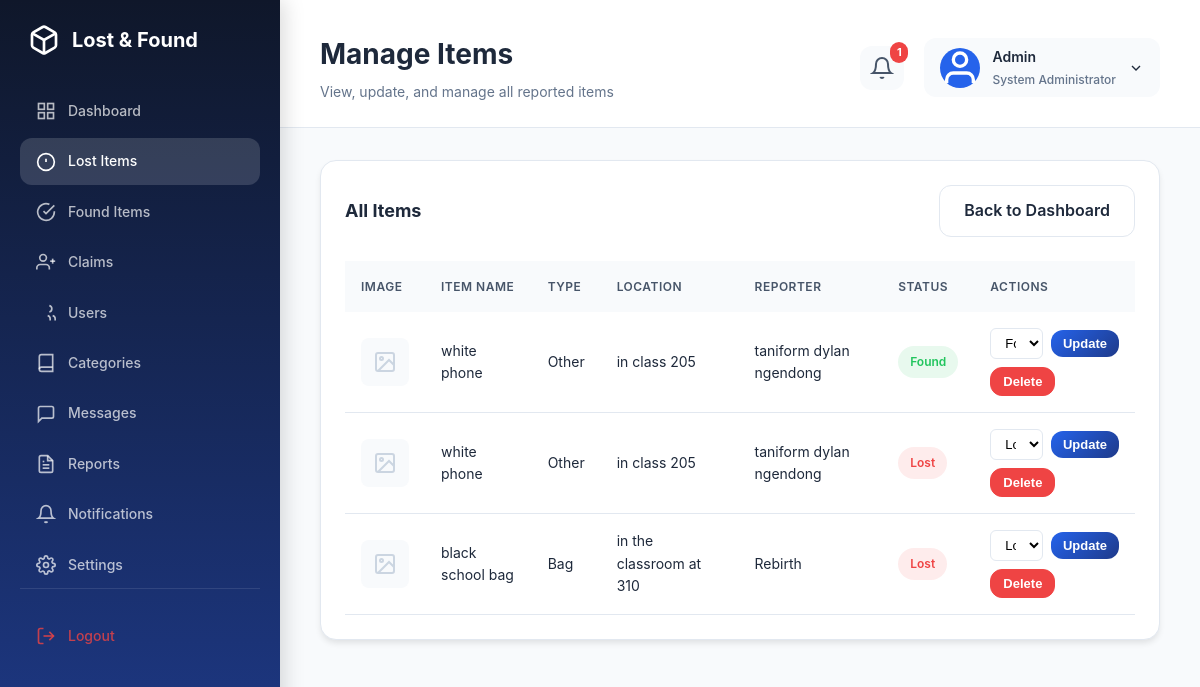
The page /admin/items (signed in) on the database its author committed.
### tables this page shows
CREATE TABLE items (
        id INTEGER PRIMARY KEY AUTOINCREMENT,
        type TEXT NOT NULL,
        name TEXT NOT NULL,
        location TEXT NOT NULL,
        date TEXT NOT NULL,
        reporter TEXT,
        email TEXT,
        status TEXT NOT NULL,
        notes TEXT,
        created_at TEXT NOT NULL DEFAULT CURRENT_TIMESTAMP
    , user_id INTEGER, image TEXT);

### app.py (the view)
@app.route('/admin/items')
@admin_required
def admin_items():
    conn = get_db_connection()
    items = conn.execute('SELECT * FROM items ORDER BY created_at DESC').fetchall()
    conn.close()
    return render_template('admin/items.html', items=items)

### app.py (called while the page is built, shortened)
@app.context_processor
def inject_unread_messages():
    unread_messages = 0
    if 'user_id' in session:
        conn = get_db_connection()
        if session.get('role') == 'Admin':
            unread_messages = conn.execute('''
                SELECT COUNT(*) as count FROM messages
                WHERE receiver_id = ? AND is_read = 0
            ''', (session['user_id'],)).fetchone()['count']
        conn.close()
    return dict(unread_messages=unread_messages)

def get_db_connection():
    conn = sqlite3.connect('database/lostfound.db')
    conn.row_factory = sqlite3.Row
    return conn

def admin_required(f):
    @wraps(f)
    def decorated_function(*args, **kwargs):
        if 'user_id' not in session:
            return redirect(url_for('login'))
        if session.get('role') != 'Admin':
            flash('Access denied. Admin only.', 'error')
            return redirect(url_for('index'))
        return f(*args, **kwargs)
    return decorated_function

### templates/admin/items.html (shortened to what this page needs)
{% extends "admin/base.html" %}
{% block page_title %}Manage Items{% endblock %}
{% block welcome_message %}View, update, and manage all reported items{% endblock %}
{% block content %}
<div class="dashboard-panel">
    <div class="panel-header">
        <div class="panel-title">All Items</div>
        <a href="{{ url_for('admin_dashboard') }}" class="btn-secondary">Back to Dashboard</a>
    </div>
    {% if not items %}
        <p class="no-data">No items reported yet. Items will appear here once users start reporting them.</p>
    {% else %}
        <table class="items-table">
            <thead>
                <tr>
                    <th>Image</th>
                    <th>Item Name</th>
                    <th>Type</th>
                    <th>Location</th>
                    <th>Reporter</th>
                    <th>Status</th>
                    <th>Actions</th>
                </tr>
            </thead>
            <tbody>
                {% for item in items %}
                <tr>
                    <td class="item-image-cell">
                        {% if item.image %}
                            <div class="item-image">
                                <img src="{{ url_for('uploaded_file', filename=item.image) }}" alt="{{ item.name }}" style="width: 100%; height: 100%; object-fit: cover; border-radius: 4px;">
                            </div>
                        {% else %}
                            <div class="item-image">
                                <svg width="24" height="24" viewBox="0 0 24 24" fill="none" stroke="currentColor" stroke-width="2">
                                    <rect x="3" y="3" width="18" height="18" rx="2" ry="2"/>
                                    <circle cx="8.5" cy="8.5" r="1.5"/>
                                    <polyline points="21 15 16 10 5 21"/>
                                </svg>
                            </div>
                        {% endif %}
                    </td>
                    <td>{{ item.name }}</td>
                    <td>{{ item.type }}</td>
                    <td>{{ item.location }}</td>
                    <td>{{ item.reporter }}</td>
                    <td>
                        <span class="status-badge {{ 'status-lost' if item.status == 'Lost' else ('status-found' if item.status == 'Found' else ('status-pending' if item.status == 'Pending' else 'status-claimed')) }}">
                            {{ item.status }}
                        </span>
                    </td>
                    <td>
                        <form method="POST" action="{{ url_for('admin_item_update', item_id=item.id) }}" style="display: flex; gap: 8px; align-items: center;">
                            <select name="status" style="padding: 6px 10px; border-radius: 6px; border: 1px solid #E2E8F0; font-size: 13px;">
                                <option value="Lost" {{ 'selected' if item.status == 'Lost' }}>Lost</option>
                                <option value="Found" {{ 'selected' if item.status == 'Found' }}>Found</option>
                            </select>
                            <button type="submit" class="btn-primary" style="padding: 6px 12px; font-size: 13px;">Update</button>
                        </form>
                        <form method="POST" action="{{ url_for('admin_item_delete', item_id=item.id) }}" onsubmit="return confirm('Are you sure you want to delete this item?');" style="margin-top: 8px;">
                            <button type="submit" class="btn-secondary" style="padding: 6px 12px; font-size: 13px; background: #EF4444; color: white; border-color: #EF4444;">Delete</button>
                        </form>
                    </td>
                </tr>
                {% endfor %}
            </tbody>
        </table>
    {% endif %}
</div>
{% endblock %}

### static/css/style.css (style rules this page uses)
* { margin:0; padding:0; box-sizing:border-box; }
:root { --primary:#2563eb; --primary-deep:#1d4ed8; --primary-light:#3b82f6; --secondary:#10b981; --secondary-deep:#059669; --accent:#f59e0b; --danger:#ef4444; --navy:#111827; --surface:#ffffff; --surface-soft:#f8fbff; --surface-alt:#f1f5f9; --border:#e2e8f0; --border-light:#dbeafe; --text-primary:#1e293b; --text-secondary:#64748b; --text-muted:#94a3b8; --shadow-sm:0 1px 2px rgba(0,0,0,0.05); --shadow-md:0 4px 6px rgba(0,0,0,0.07); --shadow-lg:0 10px 15px rgba(0,0,0,0.1); --shadow-xl:0 20px 25px rgba(0,0,0,0.15); --radius-sm:8px; --radius-md:12px; --radius-lg:16px; --radius-xl:20px; }
body { font-family: 'Segoe UI', -apple-system, BlinkMacSystemFont, Arial, sans-serif; background: radial-gradient(circle at top, rgba(148,163,184,0.12), transparent 25%), linear-gradient(135deg, #f8fbff 0%, #edf4ff 45%, #fdfefe 100%); color:var(--text-primary); line-height:1.6; min-height:100vh; }
.primary-btn, .secondary-btn, .btn-primary, .btn-secondary { display:inline-flex; align-items:center; justify-content:center; border-radius:var(--radius-md); font-weight:600; transition:transform 0.2s ease, box-shadow 0.2s ease; text-decoration:none; padding:12px 24px; }
input, select, textarea { width:100%; border:1px solid var(--border); border-radius:var(--radius-md); padding:12px 16px; font-size:15px; background:var(--surface); transition:border-color 0.3s ease, box-shadow 0.3s ease; }
.btn-primary, .btn-secondary { display:inline-block; border-radius:var(--radius-md); padding:12px 24px; text-decoration:none; font-weight:600; transition:all 0.3s ease; }
.btn-primary { background:var(--primary); color:#fff; border:1px solid var(--primary); }
.btn-secondary { background:var(--surface-soft); color:var(--primary-deep); border:1px solid var(--border-light); }

### static/css/admin.css (style rules this page uses)
* { margin: 0; padding: 0; box-sizing: border-box; }
:root { --primary: #2563EB; --primary-dark: #1E3A8A; --success: #22C55E; --warning: #F59E0B; --danger: #EF4444; --purple: #8B5CF6; --cyan: #06B6D4; --gray-900: #1E293B; --gray-800: #334155; --gray-700: #475569; --gray-600: #64748B; --gray-500: #94A3B8; --gray-400: #CBD5E1; --gray-300: #E2E8F0; --gray-200: #F1F5F9; --gray-100: #F8FAFC; --white: #ffffff; --shadow-sm: 0 1px 2px rgba(0, 0, 0, 0.05); --shadow: 0 4px 6px -1px rgba(0, 0, 0, 0.1); --shadow-lg: 0 10px 15px -3px rgba(0, 0, 0, 0.1); --shadow-xl: 0 20px 25px -5px rgba(0, 0, 0, 0.1); --radius-sm: 8px; --radius: 12px; --radius-lg: 16px; --sidebar-gradient: linear-gradient(180deg, #0F172A 0%, #1E3A8A 100%); }
.admin-body { margin: 0; padding: 0; font-family: 'Inter', -apple-system, BlinkMacSystemFont, 'Segoe UI', Roboto, 'Helvetica Neue', Arial, sans-serif; background: #F8FAFC; }
.dashboard-panel { background: var(--white); padding: 24px; border-radius: var(--radius-lg); box-shadow: var(--shadow); border: 1px solid var(--gray-300); }
.panel-header { display: flex; justify-content: space-between; align-items: center; margin-bottom: 24px; }
.panel-title { font-size: 18px; font-weight: 700; color: var(--gray-900); }
.items-table { width: 100%; border-collapse: collapse; }
.items-table thead { background: var(--gray-100); }
.items-table th { padding: 16px; text-align: left; font-size: 12px; font-weight: 600; color: var(--gray-700); text-transform: uppercase; letter-spacing: 0.5px; }
.items-table td { padding: 16px; border-bottom: 1px solid var(--gray-300); font-size: 14px; color: var(--gray-900); }
.item-image-cell { width: 60px; }
.item-image { width: 48px; height: 48px; border-radius: var(--radius-sm); background: var(--gray-100); display: flex; align-items: center; justify-content: center; color: var(--gray-400); }
.status-badge { display: inline-block; padding: 6px 12px; border-radius: 999px; font-size: 12px; font-weight: 600; }
.status-lost { background: rgba(239, 68, 68, 0.1); color: var(--danger); }
.status-found { background: rgba(34, 197, 94, 0.1); color: var(--success); }
.btn-primary { background: linear-gradient(135deg, var(--primary), var(--primary-dark)); color: var(--white); padding: 12px 24px; border-radius: var(--radius); border: none; font-weight: 600; cursor: pointer; transition: all 0.2s ease; }
.btn-secondary { background: var(--white); border: 1px solid var(--gray-300); color: var(--gray-900); padding: 12px 24px; border-radius: var(--radius); text-decoration: none; font-weight: 600; transition: all 0.2s ease; }

### rows shown on the page
items: name "white phone", type "Other", location "in class 205", reporter "taniform dylan ngendong", status "Found"
items: name "white phone", type "Other", location "in class 205", reporter "taniform dylan ngendong", status "Lost"
items: name "black school bag", type "Bag", location "in the classroom at 310", reporter "Rebirth", status "Lost"

### other values the page prints
{{ unread_messages }} "1"
{{ session.get('name', 'Admin') }} "Admin"
